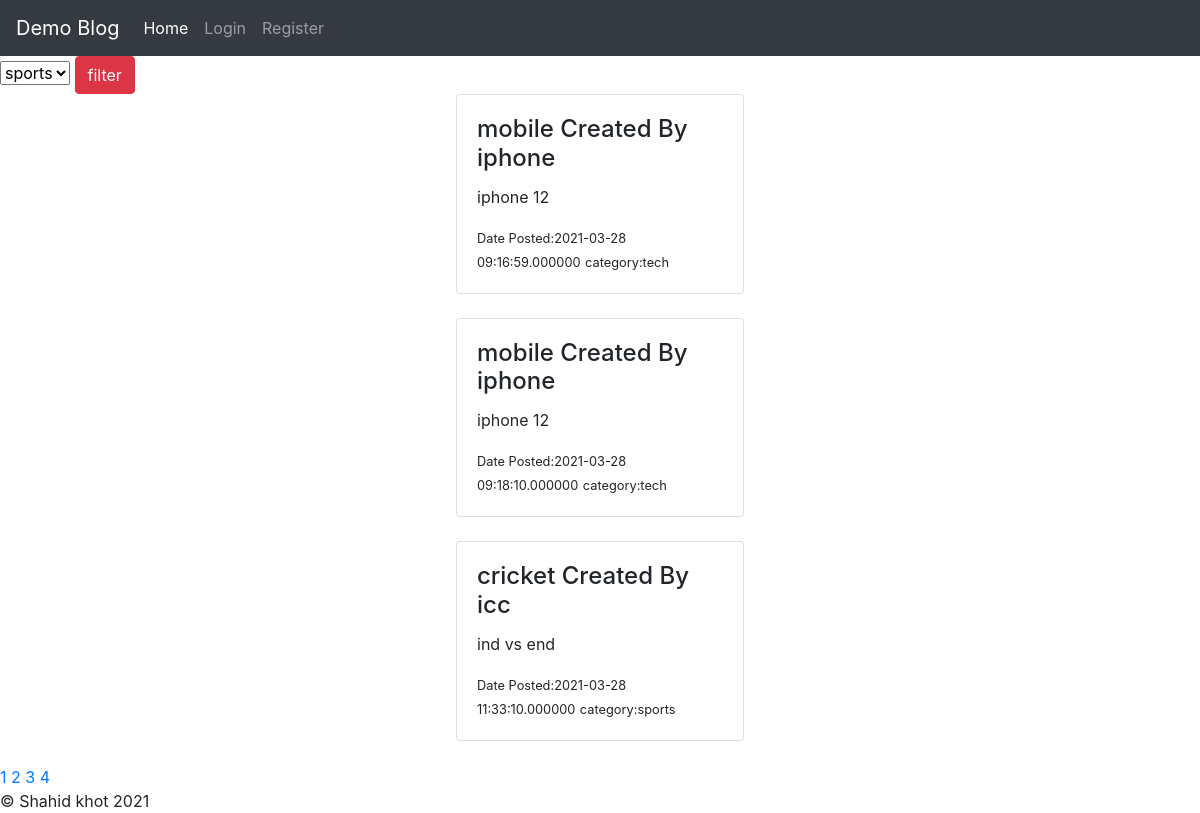
The app's page /home.php?page=2 with its own data.
### tables this page shows
CREATE TABLE `post` (
  `id` int(25) NOT NULL,
  `title` varchar(255) NOT NULL,
  `username` varchar(255) NOT NULL,
  `content` varchar(555) NOT NULL,
  `date` datetime(6) NOT NULL,
  `image` varchar(255) NOT NULL,
  `category` varchar(255) NOT NULL
);

### home.php (the view, shortened to what this page needs)
<!DOCTYPE html>
<html>
<head>
	<link rel="stylesheet" href="https://stackpath.bootstrapcdn.com/bootstrap/4.4.1/css/bootstrap.min.css">
	<link rel="stylesheet" type="text/css" href="styles/styles.css">
</head>
<body>
<?php include 'nav.php';?>
<form action="home.php" method="post">
<select name="category">
	<option value="sports" >sports</option>
</select>
<button name="submit" class="btn btn-danger">filter</button>
</form>
<?php
include 'connection.php';
	$result_per_page =  4;
	$sql = "SELECT * FROM post";
	if (isset($_POST['submit'])) {
	echo $filter = $_POST['category'];
	$sql = "SELECT * FROM `post` WHERE category = '$filter'";
}else{
	$sql = "SELECT * FROM post";
}
	$result = mysqli_query($con,$sql);
	$no_of_result = mysqli_num_rows($result);
	$no_of_pages = ceil($no_of_result/$result_per_page);
if (!isset($_GET['page'])) {
	$page = 1;
}else{
	$page = $_GET['page'];
}
$this_page_first_result = ($page - 1)*$result_per_page;
if (isset($_POST['submit'])) {
	$filter = $_POST['category'];
$sql = "SELECT * FROM post where category = '$filter' LIMIT $this_page_first_result,
$result_per_page ";
}else{
	$sql = "SELECT * FROM post LIMIT $this_page_first_result,
$result_per_page";
}
$result = mysqli_query($con,$sql);
?><?php
while ($row  = mysqli_fetch_assoc($result) ) {?>
		<div class="container">
		<div class="card m-auto" style="width: 18rem;">
		  <div class="card-body">
		  	<h4 class="card-title">
		     <?php echo $row['title'];?> Created By <?php echo $row['username']; ?>
		     </h4>
		    <p class="card-text"><?php echo $row['content'] ;?></p>
		    <small>Date Posted:<?php echo $row['date'];?></small>
		    <small>category:<?php echo $row['category'];?></small><br>
		  </div>
	</div>
</div> <br>
	<?php }
for($page = 1 ; $page<=$no_of_pages ; $page++){
  	echo '<a href="home.php?page='. $page.'"> '.$page.'</a>';
  } ?>
  <link rel="stylesheet" href="https://maxcdn.bootstrapcdn.com/bootstrap/4.5.2/css/bootstrap.min.css">
<?php include 'footer.php'; ?>
</body>
</html>

### styles/styles.css (style rules this page uses)
* { margin: 0; padding: 0; box-sizing: border-box; }

### records on screen
post: title "mobile", username "iphone", content "iphone 12", date "2021-03-28 09:16:59.000000", category "tech"
post: title "mobile", username "iphone", content "iphone 12", date "2021-03-28 09:18:10.000000", category "tech"
post: title "cricket", username "icc", content "ind vs end", date "2021-03-28 11:33:10.000000", category "sports"
